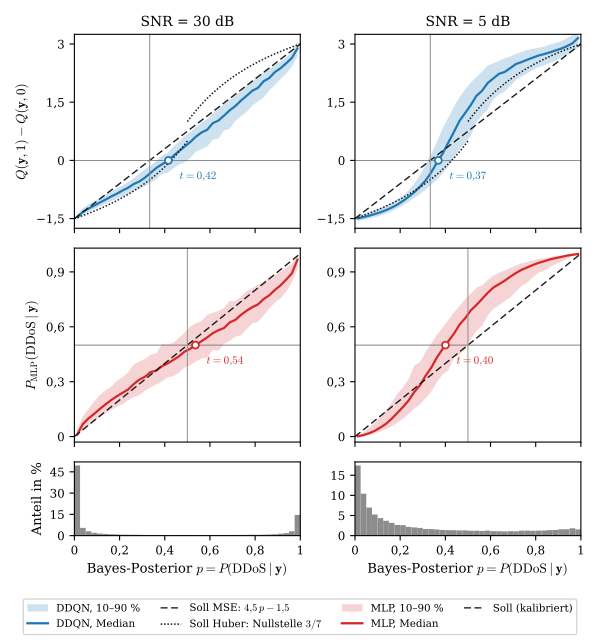

The Python source for this figure:
"""Gelernte Entscheidungsfunktion von DDQN und MLP gegenüber der analytischen Bayes-Posterior (30 und 5 dB).

Für jeden Testfluss (dieselben Testgeneratoren wie in train_eval.evaluate und eval_baselines) wird die
Bayes-Posterior p = P(DDoS | y) bei bekanntem SNR in geschlossener Form berechnet (bayes_referenz.posterior).
Aufgetragen sind
  - DDQN: Q(y,1) - Q(y,0) mit der Sollgeraden 4,5 p - 1,5 (Nullstelle p = 1/3) und
  - MLP:  P_MLP(DDoS | y) mit der Solldiagonalen (Entscheidung bei 1/2),
jeweils als Median und 10-90-%-Band je p-Intervall, gepoolt über die Seeds 0, 1, 2. Darunter die Verteilung von p.
Die Schnittpunkte der Mediane mit der Entscheidungsgrenze sind die modellbasierten impliziten Schwellen.

Voraussetzung: modelle/ddqn_seed{0,1,2}.pt (modelle_nachtrainieren.py). Das MLP wird wie in eval_baselines.py neu
trainiert und gegen baseline_results.csv geprüft.
Ausgabe: entscheidungsfunktion_plot.pdf
"""

import csv
import sys
from pathlib import Path

import matplotlib

matplotlib.use("Agg")
import matplotlib.pyplot as plt
from matplotlib.ticker import FuncFormatter, MaxNLocator
import numpy as np
import torch
from sklearn.metrics import precision_recall_fscore_support

from bayes_referenz import huber_differenz, posterior, posterior_mischung
from eval_baselines import N_TRAIN, make_models
from train_eval import N_ACTIONS, N_FEATURES, SEEDS, SNR_LEVELS_DB, Config, QNet, sample_flows

HERE = Path(__file__).parent
SNRS = (30, 5)
C_DDQN, C_MLP = "C0", "C3"          # wie Abb. 7.2/7.3
KOMMA = FuncFormatter(lambda v, _: f"{v:.2f}".rstrip("0").rstrip(".").replace(".", ",").replace("-", "−"))

plt.rcParams.update({
    "font.family": "serif", "font.size": 10, "axes.labelsize": 9.5, "legend.fontsize": 8,
    "xtick.labelsize": 8.5, "ytick.labelsize": 8.5, "pdf.fonttype": 42, "ps.fonttype": 42,
    "mathtext.fontset": "cm",
})


def testfluesse(seed: int, snr: int, n: int):
    return sample_flows(np.random.default_rng(seed * 1_000_003 + snr), snr, n)


def ddqn_differenz(seed: int, y: np.ndarray, cfg: Config) -> np.ndarray:
    net = QNet(N_FEATURES, N_ACTIONS, cfg.hidden)
    net.load_state_dict(torch.load(HERE / "modelle" / f"ddqn_seed{seed}.pt", map_location="cpu"))
    net.eval()
    with torch.no_grad():
        q = net(torch.from_numpy(y)).numpy().astype(np.float64)
    return q[:, 1] - q[:, 0]


def mlp_soll() -> dict:
    soll = {}
    with open(HERE / "baseline_results.csv", newline="", encoding="utf-8") as fh:
        for r in csv.DictReader(fh):
            if r["seed"].isdigit() and r["model"] == "MLP":
                soll[(int(r["seed"]), int(r["snr_db"]))] = (r["precision"], r["recall"], r["f1"])
    return soll


def band(p: np.ndarray, v: np.ndarray, edges: np.ndarray, nmin: int = 40):
    c, med, lo, hi = [], [], [], []
    idx = np.digitize(p, edges) - 1
    for k in range(len(edges) - 1):
        sel = v[idx == k]
        if len(sel) >= nmin:
            c.append(0.5 * (edges[k] + edges[k + 1]))
            q10, q50, q90 = np.percentile(sel, [10, 50, 90])
            med.append(q50); lo.append(q10); hi.append(q90)
    return map(np.asarray, (c, med, lo, hi))


def nullstelle(x: np.ndarray, f: np.ndarray) -> float:
    """Erste Nullstelle von f(x) per linearer Interpolation (f steigend)."""
    k = np.where((f[:-1] < 0) & (f[1:] >= 0))[0]
    if not len(k):
        return float("nan")
    k = k[0]
    return float(x[k] - f[k] * (x[k + 1] - x[k]) / (f[k + 1] - f[k]))


def main() -> int:
    cfg = Config()
    n = cfg.eval_flows
    soll = mlp_soll()
    data = {snr: {"p": [], "dq": [], "pm": [], "pmix": []} for snr in SNRS}
    abweichung = False
    for seed in SEEDS:
        rng = np.random.default_rng(seed + 12_345)              # wie eval_baselines.py
        snr_tr = rng.choice(np.array(SNR_LEVELS_DB, dtype=np.float64), N_TRAIN)
        x_tr, y_tr = sample_flows(rng, snr_tr, N_TRAIN)
        mlp = make_models(seed)["MLP"].fit(x_tr, y_tr)
        for snr in SNR_LEVELS_DB:
            y, c = testfluesse(seed, snr, n)
            pr, rc, f1, _ = precision_recall_fscore_support(c, mlp.predict(y), average="binary", pos_label=1,
                                                            zero_division=0)
            ist = tuple(f"{v:.4f}" for v in (pr, rc, f1))
            if ist != soll[(seed, snr)]:
                abweichung = True
                print(f"MLP seed={seed} SNR={snr}: ist {ist} soll {soll[(seed, snr)]}  ABWEICHUNG")
            if snr in SNRS:
                data[snr]["p"].append(posterior(y, snr))
                data[snr]["pmix"].append(posterior_mischung(y))
                data[snr]["dq"].append(ddqn_differenz(seed, y, cfg))
                data[snr]["pm"].append(mlp.predict_proba(y)[:, 1])
    if abweichung:
        print("MLP reproduziert die CSV nicht exakt, Abbruch.")
        return 1
    print("MLP: P/R/F1 aller Seeds und Stufen identisch mit baseline_results.csv")

    edges = np.linspace(0, 1, 41)
    fig, axes = plt.subplots(3, 2, figsize=(6.0, 6.4), sharex=True,
                             gridspec_kw={"height_ratios": [1.0, 1.0, 0.38]})
    for col, snr in enumerate(SNRS):
        p = np.concatenate(data[snr]["p"]); dq = np.concatenate(data[snr]["dq"])
        pm = np.concatenate(data[snr]["pm"])
        # DDQN
        ax = axes[0, col]
        xc, med, lo, hi = band(p, dq, edges)
        ax.fill_between(xc, lo, hi, color=C_DDQN, alpha=0.22, lw=0, label="DDQN, 10–90 %")
        ax.plot(xc, med, color=C_DDQN, lw=1.6, label="DDQN, Median")
        pp = np.linspace(0, 1, 2)
        ax.plot(pp, 4.5 * pp - 1.5, color="0.1", lw=1.0, ls=(0, (5, 2.5)), label=r"Soll MSE: $4{,}5\,p-1{,}5$")
        # Huber-Minimierer (beta = 1) der Zweipunkt-Rewardverteilungen, geschlossene Form, Sprung bei p = 1/2
        pl, pr_ = np.linspace(0, 0.4999, 200), np.linspace(0.5001, 1, 200)
        ax.plot(pl, huber_differenz(pl), color="0.1", lw=1.1, ls=(0, (1, 1.2)),
                label=r"Soll Huber: Nullstelle $3/7$")
        ax.plot(pr_, huber_differenz(pr_), color="0.1", lw=1.1, ls=(0, (1, 1.2)))
        ax.axhline(0, color="0.45", lw=0.6)
        t_dq = nullstelle(xc, med)
        ax.axvline(1 / 3, color="0.55", lw=0.7)
        ax.plot([t_dq], [0], marker="o", ms=5, mfc="white", mec=C_DDQN, mew=1.3, zorder=5)
        ax.annotate(f"$t={t_dq:.2f}$".replace(".", "{,}"), (t_dq, 0), xytext=(8, -14), textcoords="offset points",
                    fontsize=8, color=C_DDQN)
        ax.set_ylim(-1.75, 3.25)
        ax.set_title(f"SNR = {snr} dB", fontsize=10)
        # MLP
        ax = axes[1, col]
        xc, med, lo, hi = band(p, pm, edges)
        ax.fill_between(xc, lo, hi, color=C_MLP, alpha=0.20, lw=0, label="MLP, 10–90 %")
        ax.plot(xc, med, color=C_MLP, lw=1.6, label="MLP, Median")
        ax.plot(pp, pp, color="0.1", lw=1.0, ls=(0, (5, 2.5)), label="Soll (kalibriert)")
        ax.axhline(0.5, color="0.45", lw=0.6)
        t_m = nullstelle(xc, med - 0.5)
        ax.axvline(0.5, color="0.55", lw=0.7)
        ax.plot([t_m], [0.5], marker="o", ms=5, mfc="white", mec=C_MLP, mew=1.3, zorder=5)
        ax.annotate(f"$t={t_m:.2f}$".replace(".", "{,}"), (t_m, 0.5), xytext=(8, -14), textcoords="offset points",
                    fontsize=8, color=C_MLP)
        ax.set_ylim(-0.03, 1.03)
        # Verteilung von p
        ax = axes[2, col]
        ax.hist(p, bins=edges, color="0.55", weights=np.full(len(p), 100.0 / len(p)))
        ax.set_ylim(0, None)
        ax.set_xlabel(r"Bayes-Posterior $p=P(\mathrm{DDoS}\mid\mathbf{y})$")
        pmix = np.concatenate(data[snr]["pmix"])
        ref = {"Mischung, Schwelle 1/2": pmix - 0.5, "Mischung, MSE (1/3)": 4.5 * pmix - 1.5,
               "Mischung, Huber (3/7)": huber_differenz(pmix)}
        ref_t = {k: nullstelle(*list(band(p, v, edges))[:2]) for k, v in ref.items()}
        print(f"SNR {snr:>2} dB: Nullstelle DDQN t={t_dq:.3f}, MLP t={t_m:.3f}; "
              f"Anteil Flüsse mit 0,2<p<0,6: {100 * np.mean((p > 0.2) & (p < 0.6)):.1f} %")
        print("           Referenzen ohne SNR-Kenntnis: " + ", ".join(f"{k}: t={v:.3f}" for k, v in ref_t.items()))
    axes[0, 0].set_ylabel(r"$Q(\mathbf{y},1)-Q(\mathbf{y},0)$")
    axes[1, 0].set_ylabel(r"$P_{\mathrm{MLP}}(\mathrm{DDoS}\mid\mathbf{y})$")
    axes[2, 0].set_ylabel("Anteil in %")
    for ax in axes.flat:
        ax.set_xlim(0, 1)
        ax.xaxis.set_major_locator(MaxNLocator(5))
        ax.yaxis.set_major_locator(MaxNLocator(4))
        ax.xaxis.set_major_formatter(KOMMA)
        ax.yaxis.set_major_formatter(KOMMA)
    h1, l1 = axes[0, 0].get_legend_handles_labels()
    h2, l2 = axes[1, 0].get_legend_handles_labels()
    fig.legend(h1 + h2, l1 + l2, loc="lower center", ncol=4, frameon=True, bbox_to_anchor=(0.5, 0.0), fontsize=7.4)
    fig.tight_layout(rect=(0, 0.075, 1, 1))
    fig.savefig(HERE / "entscheidungsfunktion_plot.pdf", format="pdf")
    plt.close(fig)
    print("Gespeichert: entscheidungsfunktion_plot.pdf")
    return 0


if __name__ == "__main__":
    sys.exit(main())
